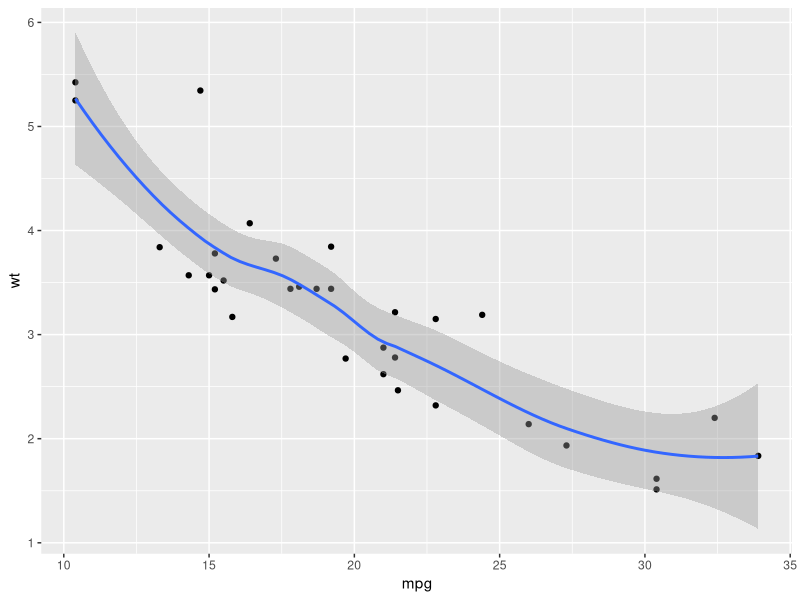

Write the R code that produced this figure.
## ---- chunk 1
knitr::opts_chunk$set(echo=TRUE)
## ---- chunk 2
library(dplyr)
library(ggplot2)
library(data.table)
data("mtcars")

cars <- data.table(mtcars, keep.rownames = TRUE) %>%
  select("rn", "mpg", "cyl", "wt") %>%
  rename(names = rn) %>%
  mutate(cyl = factor(cyl))

head(cars)

qplot(x = mpg, y = wt, data=cars, geom= c("point", "smooth"))
